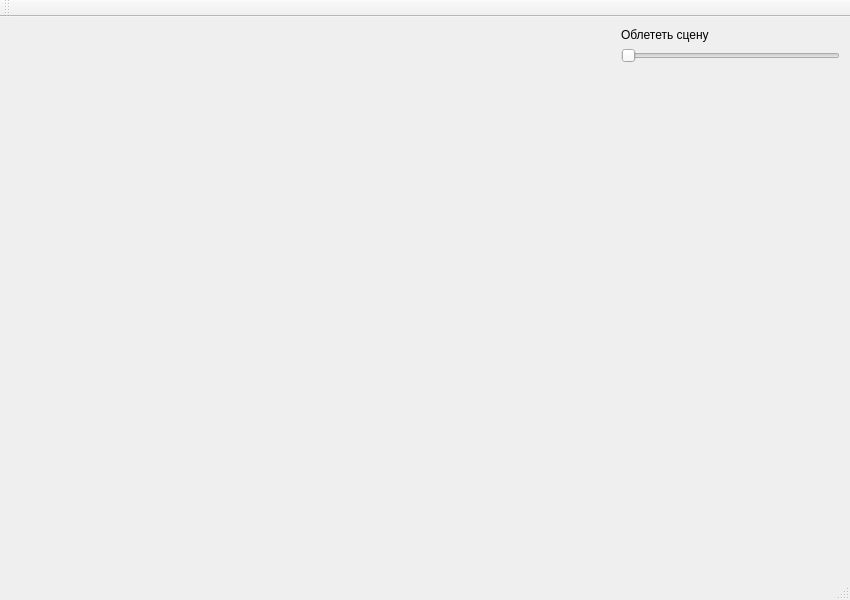
<?xml version="1.0" encoding="UTF-8"?>
<ui version="4.0">
 <class>MainWindow</class>
 <widget class="QMainWindow" name="MainWindow">
  <property name="geometry">
   <rect>
    <x>0</x>
    <y>0</y>
    <width>850</width>
    <height>600</height>
   </rect>
  </property>
  <property name="windowTitle">
   <string>MainWindow</string>
  </property>
  <widget class="QWidget" name="centralWidget">
   <widget class="paints" name="widget" native="true">
    <property name="geometry">
     <rect>
      <x>0</x>
      <y>0</y>
      <width>600</width>
      <height>600</height>
     </rect>
    </property>
   </widget>
   <widget class="QWidget" name="verticalLayoutWidget">
    <property name="geometry">
     <rect>
      <x>610</x>
      <y>0</y>
      <width>241</width>
      <height>551</height>
     </rect>
    </property>
    <layout class="QVBoxLayout" name="verticalLayout">
     <item>
      <widget class="QLabel" name="label_3">
       <property name="text">
        <string>Облететь сцену</string>
       </property>
      </widget>
     </item>
     <item>
      <widget class="QSlider" name="horizontalSlider_3">
       <property name="maximum">
        <number>360</number>
       </property>
       <property name="orientation">
        <enum>Qt::Horizontal</enum>
       </property>
      </widget>
     </item>
     <item>
      <spacer name="verticalSpacer">
       <property name="orientation">
        <enum>Qt::Vertical</enum>
       </property>
       <property name="sizeHint" stdset="0">
        <size>
         <width>20</width>
         <height>40</height>
        </size>
       </property>
      </spacer>
     </item>
    </layout>
   </widget>
  </widget>
  <widget class="QMenuBar" name="menuBar">
   <property name="geometry">
    <rect>
     <x>0</x>
     <y>0</y>
     <width>850</width>
     <height>21</height>
    </rect>
   </property>
  </widget>
  <widget class="QToolBar" name="mainToolBar">
   <attribute name="toolBarArea">
    <enum>TopToolBarArea</enum>
   </attribute>
   <attribute name="toolBarBreak">
    <bool>false</bool>
   </attribute>
  </widget>
  <widget class="QStatusBar" name="statusBar"/>
 </widget>
 <layoutdefault spacing="6" margin="11"/>
 <customwidgets>
  <customwidget>
   <class>paints</class>
   <extends>QWidget</extends>
   <header location="global">paints.h</header>
   <container>1</container>
  </customwidget>
 </customwidgets>
 <resources/>
 <connections/>
</ui>
